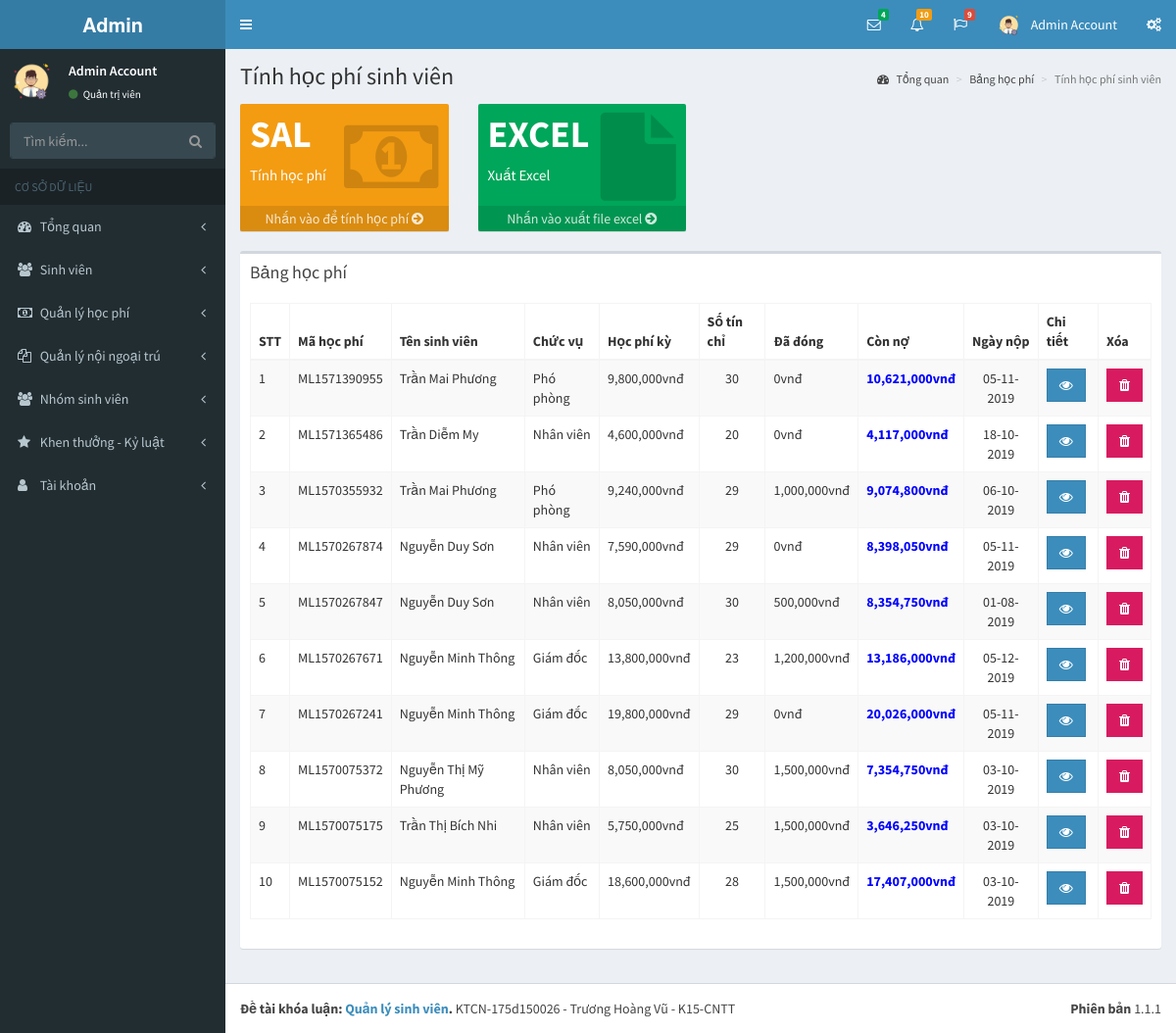
/pages/bang-hoc-phi.php (signed in), run on the app's committed database.
### tables this page shows
CREATE TABLE `tai_khoan` (
  `id` int(11) NOT NULL,
  `ho` varchar(50) NOT NULL,
  `ten` varchar(50) NOT NULL,
  `hinh_anh` varchar(50) NOT NULL,
  `email` varchar(50) NOT NULL,
  `mat_khau` varchar(50) NOT NULL,
  `so_dt` varchar(50) NOT NULL,
  `quyen` tinyint(1) NOT NULL,
  `trang_thai` tinyint(1) NOT NULL,
  `truy_cap` int(11) NOT NULL,
  `ngay_tao` datetime NOT NULL,
  `ngay_sua` datetime NOT NULL
);

CREATE TABLE `luong` (
  `id` int(11) NOT NULL,
  `ma_luong` varchar(50) NOT NULL,
  `nhanvien_id` int(11) NOT NULL,
  `luong_thang` double NOT NULL,
  `ngay_cong` int(11) NOT NULL,
  `phu_cap` double NOT NULL,
  `khoan_nop` double NOT NULL,
  `tam_ung` double NOT NULL,
  `thuc_lanh` double NOT NULL,
  `ngay_cham` date NOT NULL,
  `ghi_chu` varchar(255) NOT NULL,
  `nguoi_tao_id` int(11) NOT NULL,
  `ngay_tao` datetime NOT NULL,
  `nguoi_sua_id` int(11) NOT NULL,
  `ngay_sua` datetime NOT NULL
);

CREATE TABLE `nhanvien` (
  `id` int(11) NOT NULL,
  `ma_nv` varchar(50) NOT NULL,
  `hinh_anh` varchar(255) NOT NULL,
  `ten_nv` varchar(255) NOT NULL,
  `biet_danh` varchar(255) NOT NULL,
  `gioi_tinh` tinyint(1) NOT NULL,
  `ngay_sinh` date NOT NULL,
  `noi_sinh` varchar(255) NOT NULL,
  `hon_nhan_id` int(11) NOT NULL,
  `so_cmnd` varchar(50) NOT NULL,
  `noi_cap_cmnd` varchar(255) NOT NULL,
  `ngay_cap_cmnd` date NOT NULL,
  `nguyen_quan` varchar(255) NOT NULL,
  `quoc_tich_id` int(11) NOT NULL,
  `ton_giao_id` int(11) NOT NULL,
  `dan_toc_id` int(11) NOT NULL,
  `ho_khau` varchar(255) NOT NULL,
  `tam_tru` varchar(255) NOT NULL,
  `loai_nv_id` int(11) NOT NULL,
  `trinh_do_id` int(11) NOT NULL,
  `chuyen_mon_id` int(11) NOT NULL,
  `bang_cap_id` int(11) NOT NULL,
  `phong_ban_id` int(11) NOT NULL,
  `chuc_vu_id` int(11) NOT NULL,
  `trang_thai` tinyint(1) NOT NULL,
  `nguoi_tao_id` int(11) NOT NULL,
  `ngay_tao` datetime NOT NULL,
  `nguoi_sua_id` int(11) NOT NULL,
  `ngay_sua` datetime NOT NULL
);

CREATE TABLE `chuc_vu` (
  `id` int(11) NOT NULL,
  `ma_chuc_vu` varchar(50) NOT NULL,
  `ten_chuc_vu` varchar(255) NOT NULL,
  `luong_ngay` double NOT NULL,
  `ghi_chu` varchar(255) NOT NULL,
  `nguoi_tao` varchar(50) NOT NULL,
  `ngay_tao` datetime NOT NULL,
  `nguoi_sua` varchar(50) NOT NULL,
  `ngay_sua` datetime NOT NULL
);

### pages/bang-hoc-phi.php (the view, shortened to what this page needs)
<?php
if(isset($_SESSION['username']) && isset($_SESSION['level']))
{
  include('../layouts/header.php');
  include('../layouts/topbar.php');
  include('../layouts/sidebar.php');
  $showData = "SELECT ma_luong, hinh_anh, nv.id as idNhanVien, ten_nv, ten_chuc_vu, luong_thang, ngay_cong, phu_cap, khoan_nop, tam_ung, thuc_lanh, ngay_cham FROM luong l, nhanvien nv, chuc_vu cv WHERE nv.id = l.nhanvien_id AND nv.chuc_vu_id = cv.id ORDER BY l.id DESC";
  $result = mysqli_query($conn, $showData);
  $arrShow = array();
  while ($row = mysqli_fetch_array($result)) {
    $arrShow[] = $row;
  }
?>
  <div class="content-wrapper">
    <section class="content-header">
      <h1>
       Tính học phí sinh viên
      </h1>
      <ol class="breadcrumb">
        <li><a href="index.php?p=index&a=statistic"><i class="fa fa-dashboard"></i> Tổng quan</a></li>
        <li><a href="bang-hoc-phi.php?p=salary&a=salary">Bảng học phí</a></li>
        <li class="active">Tính học phí sinh viên</li>
      </ol>
    </section>
    <section class="content">
      <div class="row">
        <div class="col-lg-3 col-xs-6">
          <div class="small-box bg-yellow">
            <div class="inner">
              <h3>SAL</h3>
              <p>Tính học phí</p>
            </div>
            <div class="icon">
              <i class="fa fa-money"></i>
            </div>
            <a href="tinh-hoc-phi.php?p=salary&a=salary" class="small-box-footer">
              Nhấn vào để tính học phí <i class="fa fa-arrow-circle-right"></i>
            </a>
          </div>
        </div>
        <div class="col-lg-3 col-xs-6">
          <div class="small-box bg-green">
            <div class="inner">
              <h3>EXCEL</h3>
              <p>Xuất Excel</p>
            </div>
            <div class="icon">
              <i class="fa fa-file"></i>
            </div>
            <a href="export-bang-hoc-phi.php" class="small-box-footer">
              Nhấn vào xuất file excel <i class="fa fa-arrow-circle-right"></i>
            </a>
          </div>
        </div>
      </div>
      <div class="row">
        <div class="col-xs-12">
          <div class="box">
            <div class="box-header">
              <h3 class="box-title">Bảng học phí</h3>
            </div>
            <div class="box-body">
              <div class="table-responsive">
                <table id="example1" class="table table-bordered table-striped">
                  <thead>
                  <tr>
                    <th>STT</th>
                    <th>Mã học phí</th>
                    <th>Tên sinh viên</th>
                    <th>Chức vụ</th>
                    <th>Học phí kỳ</th>
                    <th>Số tín chỉ</th>
                    <th>Đã đóng</th>
                    <th>Còn nợ</th>
                    <th>Ngày nộp</th>
                    <th>Chi tiết</th>
                    <th>Xóa</th>
                  </tr>
                  </thead>
                  <tbody>
                  <?php
                    $count = 1;
                    foreach ($arrShow as $arrS)
                    {
                  ?>
                      <tr>
                        <td><?php echo $count; ?></td>
                        <td><?php echo $arrS['ma_luong']; ?></td>
                        <td><?php echo $arrS['ten_nv']; ?></td>
                        <td><?php echo $arrS['ten_chuc_vu']; ?></td>
                        <td><?php echo number_format($arrS['luong_thang'])."vnđ"; ?></td>
                        <td class="text-center"><?php echo $arrS['ngay_cong']; ?></td>
                        <td><?php echo number_format($arrS['tam_ung'])."vnđ"; ?></td>
                        <td style="color: blue; font-weight: bold;"><?php echo number_format($arrS['thuc_lanh'])."vnđ"; ?></td>
                        <td class="text-center">
                        <?php echo date_format(date_create($arrS['ngay_cham']), "d-m-Y"); ?>
                        </td>
                        <td>
                          <?php
                            if($row_acc['quyen'] == 1)
                            {
                              echo "<form method='POST'>";
                              echo "<button type='submit' class='btn btn-primary btn-flat'  name='chiTietLuong'><i class='fa fa-eye'></i></button>";
                              echo "</form>";
                            }
                            else
                            {
                              echo "<button type='button' class='btn btn-primary btn-flat' disabled><i class='fa fa-eye'></i></button>";
                            }
                          ?>
                        </td>
                        <td>
                          <?php
                            if($row_acc['quyen'] == 1)
                            {
                              echo "<button type='button' class='btn bg-maroon btn-flat' data-toggle='modal' data-target='#exampleModal' data-whatever='".$arrS['ma_luong']."'><i class='fa fa-trash'></i></button>";
                            }
                            else
                            {
                              echo "<button type='button' class='btn bg-maroon btn-flat' disabled><i class='fa fa-trash'></i></button>";
                            }
                          ?>
                        </td>
                      </tr>
                  <?php
                      $count++;
                    }
                  ?>
                  </tbody>
                </table>
              </div>
            </div>
          </div>
        </div>
      </div>
    </section>
  </div>
<?php
  include('../layouts/footer.php');
}
else
{
  header('Location: dang-nhap.php');
}
?>

### layouts/topbar.php (shortened to what this page needs)
<body class="hold-transition skin-blue sidebar-mini">
<div class="wrapper">
  <header class="main-header">
    <a href="index.php?p=index&a=statistic" class="logo">
      <span class="logo-lg"><b>Admin</b></span>
    </a>
    <nav class="navbar navbar-static-top">
      <a href="#" class="sidebar-toggle" data-toggle="push-menu" role="button">
      </a>
      <div class="navbar-custom-menu">
        <ul class="nav navbar-nav">
          <li class="dropdown messages-menu">
            <a href="#" class="dropdown-toggle" data-toggle="dropdown">
              <i class="fa fa-envelope-o"></i>
              <span class="label label-success">4</span>
            </a>
          </li>
          <li class="dropdown notifications-menu">
            <a href="#" class="dropdown-toggle" data-toggle="dropdown">
              <i class="fa fa-bell-o"></i>
              <span class="label label-warning">10</span>
            </a>
          </li>
          <li class="dropdown tasks-menu">
            <a href="#" class="dropdown-toggle" data-toggle="dropdown">
              <i class="fa fa-flag-o"></i>
              <span class="label label-danger">9</span>
            </a>
          </li>
          <li class="dropdown user user-menu">
            <a href="#" class="dropdown-toggle" data-toggle="dropdown">
              <img src="../uploads/images/<?php echo $row_acc['hinh_anh']; ?>" class="user-image" alt="User Image">
              <span class="hidden-xs"><?php echo $row_acc['ten']; ?> <?php echo $row_acc['ho']; ?></span>
            </a>
          </li>
          <li>
            <a href="#" data-toggle="control-sidebar"><i class="fa fa-gears"></i></a>
          </li>
        </ul>
      </div>
    </nav>
  </header>

### layouts/sidebar.php (shortened to what this page needs)
<aside class="main-sidebar">
  <section class="sidebar">
    <div class="user-panel">
      <div class="pull-left image">
        <img src="../uploads/images/<?php echo $row_acc['hinh_anh']; ?>" class="img-circle" alt="User Image">
      </div>
      <div class="pull-left info">
        <p>
          <?php echo $row_acc['ten']; ?> <?php echo $row_acc['ho']; ?>
        </p>
        <a href="#"><i class="fa fa-circle text-success"></i>
          <?php
            if($row_acc['quyen'] == 1)
            {
              echo "Quản trị viên";
            }
            else
            {
              echo "Sinh viên";
            }
          ?>
        </a>
      </div>
    </div>
    <form action="#" method="get" class="sidebar-form">
      <div class="input-group">
        <input type="text" name="q" class="form-control" placeholder="Tìm kiếm...">
        <span class="input-group-btn">
              <button type="submit" name="search" id="search-btn" class="btn btn-flat"><i class="fa fa-search"></i>
              </button>
            </span>
      </div>
    </form>
    <ul class="sidebar-menu" data-widget="tree">
      <li class="header">CƠ SỞ DỮ LIỆU</li>
      <li class="<?php if($p == 'index') echo 'active'; ?> treeview">
        <a href="#">
          <i class="fa fa-dashboard"></i> <span>Tổng quan</span>
          <span class="pull-right-container">
            <i class="fa fa-angle-left pull-right"></i>
          </span>
        </a>
      </li>
      <li class="<?php if($p == 'staff') echo 'active'; ?> treeview">
        <a href="#">
          <i class="fa fa-users"></i>
          <span>Sinh viên</span>
          <span class="pull-right-container">
            <i class="fa fa-angle-left pull-right"></i>
          </span>
        </a>
      </li>
      <li class="<?php if($p == 'salary') echo 'active'; ?> treeview">
        <a href="#">
          <i class="fa fa-money"></i>
          <span>Quản lý học phí</span>
          <span class="pull-right-container">
            <i class="fa fa-angle-left pull-right"></i>
          </span>
        </a>
      </li>
      <li class="<?php if($p == 'collaborate') echo 'active'; ?> treeview">
        <a href="#">
          <i class="fa fa-files-o"></i>
          <span>Quản lý nội ngoại trú</span>
          <span class="pull-right-container">
            <i class="fa fa-angle-left pull-right"></i>
          </span>
        </a>
      </li>
      <li class="<?php if($p == 'group') echo 'active'; ?> treeview">
        <a href="#">
          <i class="fa fa-users"></i> <span>Nhóm sinh viên</span>
          <span class="pull-right-container">
            <i class="fa fa-angle-left pull-right"></i>
          </span>
        </a>
      </li>
      <li class="<?php if($p == 'bonus-discipline') echo 'active'; ?> treeview">
        <a href="#">
          <i class="fa fa-star"></i> <span>Khen thưởng - Kỷ luật</span>
          <span class="pull-right-container">
            <i class="fa fa-angle-left pull-right"></i>
          </span>
        </a>
      </li>
      <li class="<?php if($p == 'account') echo 'active'; ?> treeview">
        <a href="#">
          <i class="fa fa-user"></i> <span>Tài khoản</span>
          <span class="pull-right-container">
            <i class="fa fa-angle-left pull-right"></i>
          </span>
        </a>
      </li>
    </ul>
  </section>
</aside>

### data on the page
tai_khoan: hinh_anh (picture), ten "Admin", ho "Account"
luong: ma_luong "ML1571390955", nhanvien.ten_nv "Trần Mai Phương", chuc_vu.ten_chuc_vu "Phó phòng", luong_thang "9,800,000", ngay_cong "30", tam_ung "0", thuc_lanh "10,621,000", ngay_cham "05-11-2019"
luong: ma_luong "ML1571365486", nhanvien.ten_nv "Trần Diễm My", chuc_vu.ten_chuc_vu "Nhân viên", luong_thang "4,600,000", ngay_cong "20", tam_ung "0", thuc_lanh "4,117,000", ngay_cham "18-10-2019"
luong: ma_luong "ML1570355932", nhanvien.ten_nv "Trần Mai Phương", chuc_vu.ten_chuc_vu "Phó phòng", luong_thang "9,240,000", ngay_cong "29", tam_ung "1,000,000", thuc_lanh "9,074,800", ngay_cham "06-10-2019"
luong: ma_luong "ML1570267874", nhanvien.ten_nv "Nguyễn Duy Sơn", chuc_vu.ten_chuc_vu "Nhân viên", luong_thang "7,590,000", ngay_cong "29", tam_ung "0", thuc_lanh "8,398,050", ngay_cham "05-11-2019"
luong: ma_luong "ML1570267847", nhanvien.ten_nv "Nguyễn Duy Sơn", chuc_vu.ten_chuc_vu "Nhân viên", luong_thang "8,050,000", ngay_cong "30", tam_ung "500,000", thuc_lanh "8,354,750", ngay_cham "01-08-2019"
luong: ma_luong "ML1570267671", nhanvien.ten_nv "Nguyễn Minh Thông", chuc_vu.ten_chuc_vu "Giám đốc", luong_thang "13,800,000", ngay_cong "23", tam_ung "1,200,000", thuc_lanh "13,186,000", ngay_cham "05-12-2019"
luong: ma_luong "ML1570267241", nhanvien.ten_nv "Nguyễn Minh Thông", chuc_vu.ten_chuc_vu "Giám đốc", luong_thang "19,800,000", ngay_cong "29", tam_ung "0", thuc_lanh "20,026,000", ngay_cham "05-11-2019"
luong: ma_luong "ML1570075372", nhanvien.ten_nv "Nguyễn Thị Mỹ Phương", chuc_vu.ten_chuc_vu "Nhân viên", luong_thang "8,050,000", ngay_cong "30", tam_ung "1,500,000", thuc_lanh "7,354,750", ngay_cham "03-10-2019"
luong: ma_luong "ML1570075175", nhanvien.ten_nv "Trần Thị Bích Nhi", chuc_vu.ten_chuc_vu "Nhân viên", luong_thang "5,750,000", ngay_cong "25", tam_ung "1,500,000", thuc_lanh "3,646,250", ngay_cham "03-10-2019"
luong: ma_luong "ML1570075152", nhanvien.ten_nv "Nguyễn Minh Thông", chuc_vu.ten_chuc_vu "Giám đốc", luong_thang "18,600,000", ngay_cong "28", tam_ung "1,500,000", thuc_lanh "17,407,000", ngay_cham "03-10-2019"
